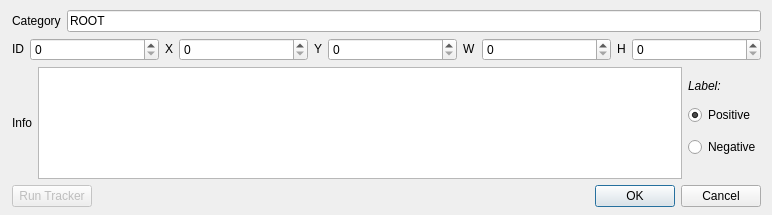
<?xml version="1.0" encoding="UTF-8"?>
<ui version="4.0">
 <class>DialogBoundingBox</class>
 <widget class="QDialog" name="DialogBoundingBox">
  <property name="enabled">
   <bool>true</bool>
  </property>
  <property name="geometry">
   <rect>
    <x>0</x>
    <y>0</y>
    <width>772</width>
    <height>215</height>
   </rect>
  </property>
  <property name="sizePolicy">
   <sizepolicy hsizetype="Fixed" vsizetype="Fixed">
    <horstretch>0</horstretch>
    <verstretch>0</verstretch>
   </sizepolicy>
  </property>
  <property name="focusPolicy">
   <enum>Qt::StrongFocus</enum>
  </property>
  <property name="windowTitle">
   <string>Bounding Box Adjust</string>
  </property>
  <widget class="QWidget" name="layoutWidget">
   <property name="geometry">
    <rect>
     <x>12</x>
     <y>10</y>
     <width>749</width>
     <height>197</height>
    </rect>
   </property>
   <layout class="QGridLayout" name="gridLayout">
    <property name="sizeConstraint">
     <enum>QLayout::SetMinAndMaxSize</enum>
    </property>
    <item row="0" column="0">
     <layout class="QHBoxLayout" name="horizontalLayout_1">
      <property name="sizeConstraint">
       <enum>QLayout::SetDefaultConstraint</enum>
      </property>
      <item>
       <widget class="QLabel" name="labelAttributes">
        <property name="sizePolicy">
         <sizepolicy hsizetype="Fixed" vsizetype="Fixed">
          <horstretch>0</horstretch>
          <verstretch>0</verstretch>
         </sizepolicy>
        </property>
        <property name="text">
         <string>Category</string>
        </property>
       </widget>
      </item>
      <item>
       <widget class="QLineEdit" name="lineEditAttributes">
        <property name="text">
         <string>ROOT</string>
        </property>
       </widget>
      </item>
     </layout>
    </item>
    <item row="1" column="0">
     <layout class="QHBoxLayout" name="horizontalLayout_2">
      <item>
       <widget class="QLabel" name="labelId">
        <property name="sizePolicy">
         <sizepolicy hsizetype="Fixed" vsizetype="Fixed">
          <horstretch>0</horstretch>
          <verstretch>0</verstretch>
         </sizepolicy>
        </property>
        <property name="toolTip">
         <string>Tracklet identificator</string>
        </property>
        <property name="statusTip">
         <string/>
        </property>
        <property name="text">
         <string>ID</string>
        </property>
       </widget>
      </item>
      <item>
       <widget class="QSpinBox" name="spinBoxId">
        <property name="sizePolicy">
         <sizepolicy hsizetype="Expanding" vsizetype="Fixed">
          <horstretch>0</horstretch>
          <verstretch>0</verstretch>
         </sizepolicy>
        </property>
        <property name="maximum">
         <number>999999999</number>
        </property>
       </widget>
      </item>
      <item>
       <widget class="QLabel" name="labelX">
        <property name="sizePolicy">
         <sizepolicy hsizetype="Fixed" vsizetype="Fixed">
          <horstretch>0</horstretch>
          <verstretch>0</verstretch>
         </sizepolicy>
        </property>
        <property name="toolTip">
         <string>X axis value</string>
        </property>
        <property name="text">
         <string>X</string>
        </property>
       </widget>
      </item>
      <item>
       <widget class="QSpinBox" name="spinBoxX">
        <property name="sizePolicy">
         <sizepolicy hsizetype="Expanding" vsizetype="Fixed">
          <horstretch>0</horstretch>
          <verstretch>0</verstretch>
         </sizepolicy>
        </property>
        <property name="maximum">
         <number>999999999</number>
        </property>
       </widget>
      </item>
      <item>
       <widget class="QLabel" name="labelY">
        <property name="sizePolicy">
         <sizepolicy hsizetype="Fixed" vsizetype="Fixed">
          <horstretch>0</horstretch>
          <verstretch>0</verstretch>
         </sizepolicy>
        </property>
        <property name="toolTip">
         <string>Y axis value</string>
        </property>
        <property name="text">
         <string>Y</string>
        </property>
       </widget>
      </item>
      <item>
       <widget class="QSpinBox" name="spinBoxY">
        <property name="sizePolicy">
         <sizepolicy hsizetype="Expanding" vsizetype="Fixed">
          <horstretch>0</horstretch>
          <verstretch>0</verstretch>
         </sizepolicy>
        </property>
        <property name="maximum">
         <number>999999999</number>
        </property>
       </widget>
      </item>
      <item>
       <widget class="QLabel" name="labelW">
        <property name="sizePolicy">
         <sizepolicy hsizetype="Fixed" vsizetype="Fixed">
          <horstretch>0</horstretch>
          <verstretch>0</verstretch>
         </sizepolicy>
        </property>
        <property name="toolTip">
         <string>Width</string>
        </property>
        <property name="text">
         <string>W</string>
        </property>
       </widget>
      </item>
      <item>
       <widget class="QSpinBox" name="spinBoxW">
        <property name="sizePolicy">
         <sizepolicy hsizetype="Expanding" vsizetype="Fixed">
          <horstretch>0</horstretch>
          <verstretch>0</verstretch>
         </sizepolicy>
        </property>
        <property name="maximum">
         <number>999999999</number>
        </property>
       </widget>
      </item>
      <item>
       <widget class="QLabel" name="labelH">
        <property name="sizePolicy">
         <sizepolicy hsizetype="Fixed" vsizetype="Fixed">
          <horstretch>0</horstretch>
          <verstretch>0</verstretch>
         </sizepolicy>
        </property>
        <property name="toolTip">
         <string>Height</string>
        </property>
        <property name="text">
         <string>H</string>
        </property>
       </widget>
      </item>
      <item>
       <widget class="QSpinBox" name="spinBoxH">
        <property name="sizePolicy">
         <sizepolicy hsizetype="Expanding" vsizetype="Fixed">
          <horstretch>0</horstretch>
          <verstretch>0</verstretch>
         </sizepolicy>
        </property>
        <property name="maximum">
         <number>999999999</number>
        </property>
       </widget>
      </item>
     </layout>
    </item>
    <item row="2" column="0">
     <layout class="QHBoxLayout" name="horizontalLayout_3">
      <property name="bottomMargin">
       <number>0</number>
      </property>
      <item>
       <widget class="QLabel" name="labelInfo">
        <property name="sizePolicy">
         <sizepolicy hsizetype="Fixed" vsizetype="Fixed">
          <horstretch>0</horstretch>
          <verstretch>0</verstretch>
         </sizepolicy>
        </property>
        <property name="text">
         <string>Info</string>
        </property>
       </widget>
      </item>
      <item>
       <widget class="QPlainTextEdit" name="plainTextEditInfo"/>
      </item>
      <item>
       <layout class="QVBoxLayout" name="verticalLayout">
        <property name="spacing">
         <number>0</number>
        </property>
        <property name="topMargin">
         <number>0</number>
        </property>
        <property name="bottomMargin">
         <number>10</number>
        </property>
        <item>
         <widget class="QLabel" name="labelLabel">
          <property name="sizePolicy">
           <sizepolicy hsizetype="Fixed" vsizetype="Fixed">
            <horstretch>0</horstretch>
            <verstretch>0</verstretch>
           </sizepolicy>
          </property>
          <property name="font">
           <font>
            <italic>true</italic>
            <kerning>false</kerning>
           </font>
          </property>
          <property name="text">
           <string>Label:</string>
          </property>
          <property name="margin">
           <number>1</number>
          </property>
         </widget>
        </item>
        <item>
         <widget class="QRadioButton" name="radioButtonPos">
          <property name="text">
           <string>Positive</string>
          </property>
          <property name="checked">
           <bool>true</bool>
          </property>
         </widget>
        </item>
        <item>
         <widget class="QRadioButton" name="radioButtonNeg">
          <property name="text">
           <string>Negative</string>
          </property>
         </widget>
        </item>
       </layout>
      </item>
     </layout>
    </item>
    <item row="3" column="0">
     <layout class="QHBoxLayout" name="horizontalLayout_4">
      <item>
       <widget class="QPushButton" name="buttonTracker">
        <property name="enabled">
         <bool>false</bool>
        </property>
        <property name="sizePolicy">
         <sizepolicy hsizetype="Fixed" vsizetype="Fixed">
          <horstretch>0</horstretch>
          <verstretch>0</verstretch>
         </sizepolicy>
        </property>
        <property name="text">
         <string>Run Tracker</string>
        </property>
       </widget>
      </item>
      <item>
       <spacer name="horizontalSpacerButtonBox">
        <property name="orientation">
         <enum>Qt::Horizontal</enum>
        </property>
        <property name="sizeHint" stdset="0">
         <size>
          <width>40</width>
          <height>20</height>
         </size>
        </property>
       </spacer>
      </item>
      <item>
       <widget class="QDialogButtonBox" name="buttonBoxOKcancel">
        <property name="sizePolicy">
         <sizepolicy hsizetype="Fixed" vsizetype="Fixed">
          <horstretch>0</horstretch>
          <verstretch>0</verstretch>
         </sizepolicy>
        </property>
        <property name="orientation">
         <enum>Qt::Horizontal</enum>
        </property>
        <property name="standardButtons">
         <set>QDialogButtonBox::Cancel|QDialogButtonBox::Ok</set>
        </property>
       </widget>
      </item>
     </layout>
    </item>
   </layout>
  </widget>
 </widget>
 <resources/>
 <connections/>
</ui>
